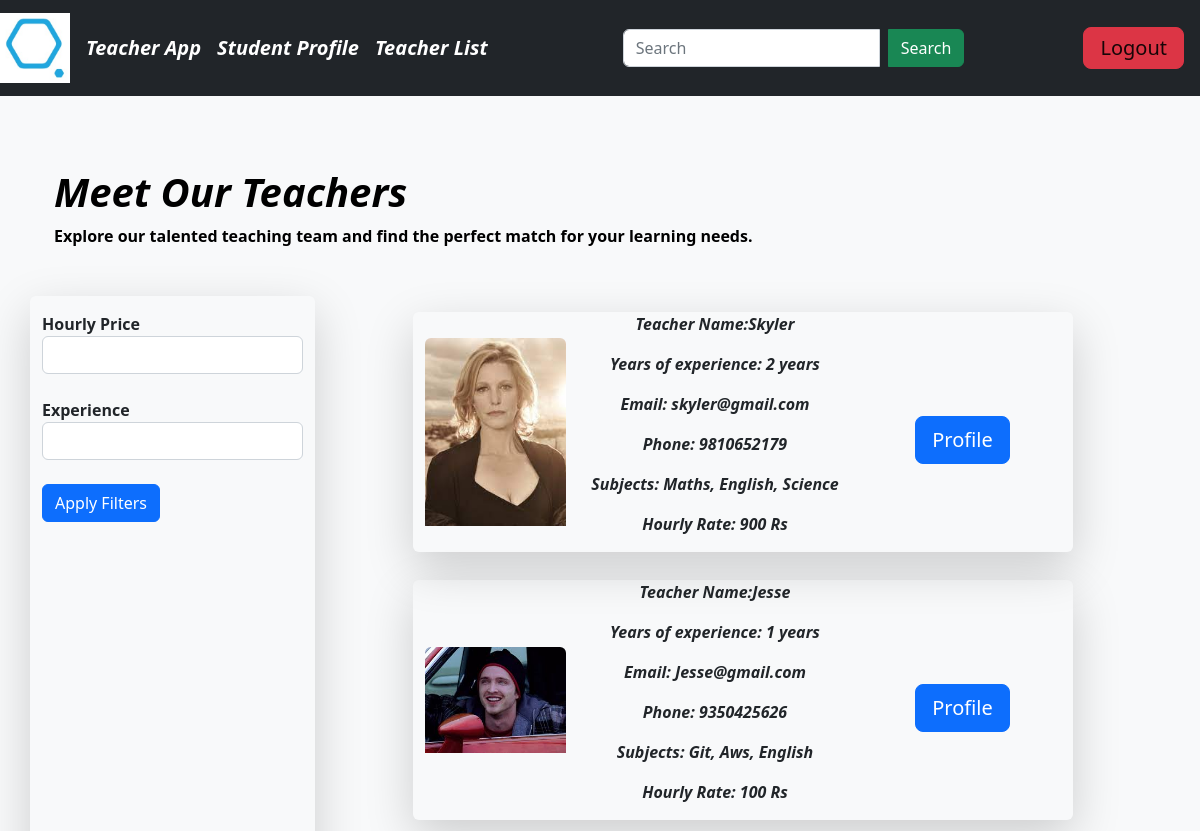
Page /teachers-list/ on the committed database.
### home/models.py (models this page shows, shortened)
class Teacher(models.Model):
    user = models.ForeignKey(User, on_delete=models.CASCADE)
    phone = models.CharField(max_length=100, blank=False)
    subject1 = models.ForeignKey(Subject, on_delete=models.CASCADE, related_name='teachers_subject1')
    subject2 = models.ForeignKey(Subject, on_delete=models.CASCADE, related_name='teachers_subject2')
    subject3 = models.ForeignKey(Subject, on_delete=models.CASCADE, related_name='teachers_subject3')
    experience = models.IntegerField()
    gender = models.ForeignKey(Gender,on_delete=models.CASCADE)
    hourly_Rate=models.IntegerField()
    teacher_image=models.ImageField(upload_to="teacher",blank=True, null=True)
    @property
    def teacher_image_url(self):
        if self.teacher_image:
            return self.teacher_image.url
        default_image = 'default_male_image.jpg' if self.gender.gender == 'Male' else 'default_female_image.png'
        return f"/media/teacher/{default_image}"

class Subject(models.Model):
    subject=models.CharField(max_length=100)
    def __str__(self):
        return self.subject

### home/views.py (the view)
# urls.py: path("teachers-list/",teachers_list,name="teachers_list"),
def teachers_list(request):
   queryset = Teacher.objects.all()
   search_query = request.GET.get('search_query')
   hourly_price = request.GET.get('hourlyPrice')
   experience = request.GET.get('experience')
   if search_query := request.GET.get('search_query'):
      subjects_filter= (Q(subject1__subject__icontains=search_query) | Q(subject2__subject__icontains=search_query) | Q(subject3__subject__icontains=search_query))
      username_filter=(Q(user__username=search_query))
      queryset = queryset.filter(subjects_filter|username_filter)
   if hourly_price:
      queryset = queryset.filter(hourly_Rate__lte=hourly_price)
   if experience:
      queryset = queryset.filter(experience__gte=experience)
   context = {'teachers': queryset}
   return render(request, 'teacherlist.html', context)

### home/templates/teacherlist.html (shortened to what this page needs)
{% extends "base2.html" %}
{% load static %}
{% block content %}
<section class="colorful jumbotron mb-0" role="banner">
    <div class="container teachers-container">
        <div class="row mt-2 justify-content-between">
            <div class="col-md-8 text-white align-self-center mb-2 p-4">
                <h1 style="color:#000000"><b><i>Meet Our Teachers</i><b></h1>
                <p style="color:#000000">
                    <b>Explore our talented teaching team and find the perfect match for your learning needs.</b>
                </p>
            </div>
        </div>
    </div>
</section>
<section class="search-container mb-5 pb-5">
    <div class="container">
        <div class="row">
            <div class="col-lg-3 shadow-lg rounded">
                <div class="row mt-3 mb-3">
                    <form  action="/teachers-list/" method="GET">
                        <div class="col-md-12">
                            <label for="hourlyPrice">Hourly Price</label>
                            <input type="number" name="hourlyPrice" id="hourlyPrice" class="form-control">
                        </div><br>
                        <div class="col-md-12">
                            <label for="experience">Experience</label><br>
                            <input type="number" name="experience" id="experience" class="form-control">
                        </div><br>
                        <div class="col-md-12">
                            <input type="submit" class="btn btn-primary btn-block" value="Apply Filters">
                        </div>
                    </form>
                </div>
            </div>
            <div class="col-lg-9 px-4 mb-5 ml-5 mt-3" margin="auto">
                {% for teacher in teachers %}
                    <div class="row search-card-result rounded shadow-lg mb-1 d-flex justify-content-center align-items-center mx-auto"  style="width: 55vw;">
                        <div class="col-md-3">
                            <img class="img-fluid rounded-top" src="{{ teacher.teacher_image_url }}" alt="Teacher Image" style="height: 100%;">
                        </div>
                        <div class="col-md-5">
                            <div class="card-body teacher-details">
                                <p class="text-center"><b><i>Teacher Name:{{ teacher.user.username|capfirst }}</b></i></p>
                                <p class="text-center"><b><i>Years of experience: {{ teacher.experience }} years</b></i></p>
                                <p class="text-center"><b><i>Email: {{ teacher.user.email }}</b></i></p>
                                <p class="text-center"><b><i>Phone: {{ teacher.phone }}</b></i></p>
                                <p class="text-center"><b><i>Subjects: {{ teacher.subject1 }}, {{ teacher.subject2 }}, {{ teacher.subject3 }}</b></i></p>
                                <p class="text-center"><b><i>Hourly Rate: {{teacher.hourly_Rate}} Rs</b></i></p>
                            </div>
                        </div>
                        <div class="col-md-4 border-left text-center more-offers">
                            <div class="mt-3">
                                <a href="{% url 'teacher_profile' teacher.id %}" class="btn btn-primary btn-lg">Profile</a><br>
                            </div>
                        </div>
                    </div>
                    <br>
                {% endfor %}
            </div>
            </div>
        </div>
    </div>
{% endblock %}

### rows in the picture
Teacher: teacher_image_url (picture), user.username "Skyler", experience "2", user.email "skyler@gmail.com", phone "9810652179", subject1 "Maths", subject2 "English", subject3 "Science", hourly_Rate "900"
Teacher: teacher_image_url (picture), user.username "Jesse", experience "1", user.email "Jesse@gmail.com", phone "9350425626", subject1 "Git", subject2 "Aws", subject3 "English", hourly_Rate "100"
